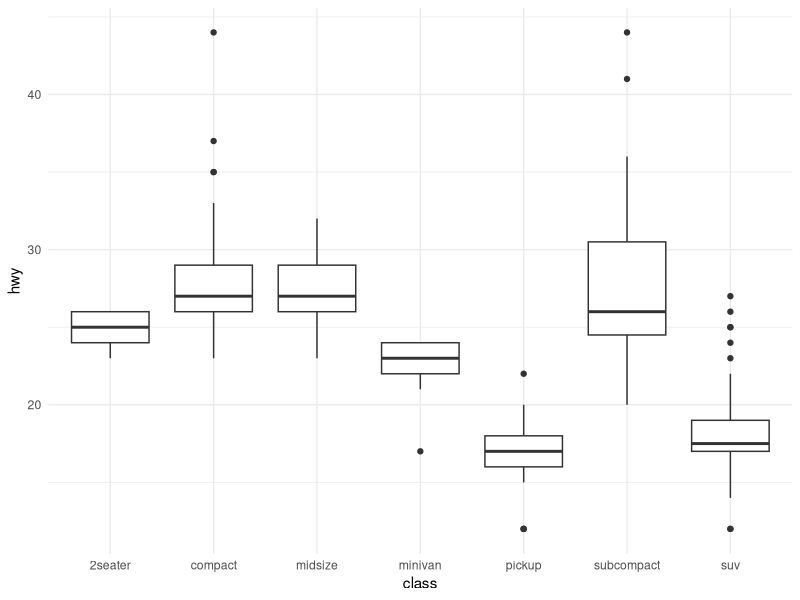

Generate this figure with R:
## ---- chunk 1
library(tidyverse)
library(skimr)   # a better summary of data.frame
library(scales)  # scales for ggplot
library(ggthemes)  # additional ggplot themes
theme_set(theme_minimal()) # setting the minimal theme for ggplot
# setting default chunk options
knitr::opts_chunk$set(echo = T, eval = T,
                      message=F, warning = F) 
## ---- chunk 2
library(tidyverse)
ggplot(mpg) +
  geom_boxplot(aes(x = class, y = hwy))
## ---- chunk 3
x <- 1
print(x)
